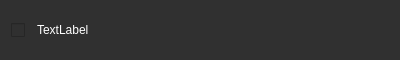
<?xml version="1.0" encoding="UTF-8"?>
<ui version="4.0">
 <class>Form</class>
 <widget class="QWidget" name="Form">
  <property name="geometry">
   <rect>
    <x>0</x>
    <y>0</y>
    <width>400</width>
    <height>60</height>
   </rect>
  </property>
  <property name="minimumSize">
   <size>
    <width>0</width>
    <height>50</height>
   </size>
  </property>
  <property name="maximumSize">
   <size>
    <width>16777215</width>
    <height>70</height>
   </size>
  </property>
  <property name="windowTitle">
   <string>Form</string>
  </property>
  <property name="styleSheet">
   <string notr="true">background-color: rgb(48, 48, 48);</string>
  </property>
  <layout class="QHBoxLayout" name="horizontalLayout">
   <item>
    <widget class="QCheckBox" name="is_chosen">
     <property name="minimumSize">
      <size>
       <width>0</width>
       <height>0</height>
      </size>
     </property>
     <property name="maximumSize">
      <size>
       <width>20</width>
       <height>20</height>
      </size>
     </property>
     <property name="text">
      <string/>
     </property>
    </widget>
   </item>
   <item>
    <widget class="QLabel" name="answer_text">
     <property name="styleSheet">
      <string notr="true">color: rgb(255, 255, 255);</string>
     </property>
     <property name="text">
      <string>TextLabel</string>
     </property>
    </widget>
   </item>
  </layout>
 </widget>
 <resources/>
 <connections/>
</ui>
